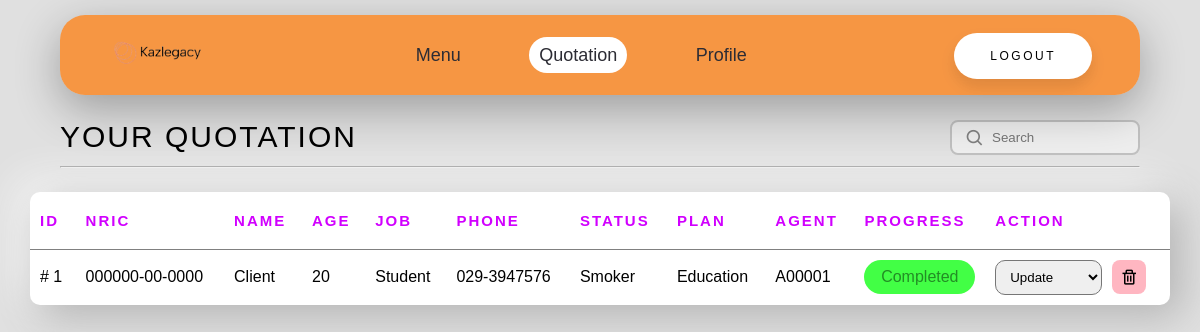
/agent_quotation.php (signed in), run on the app's committed database.
### tables this page shows
CREATE TABLE `quotation` (
  `quotation_ID` int(11) NOT NULL,
  `client_ID` int(11) NOT NULL,
  `client_IC` varchar(255) NOT NULL,
  `client_name` varchar(255) NOT NULL,
  `client_age` varchar(255) NOT NULL,
  `client_job` varchar(255) NOT NULL,
  `client_phone` varchar(255) NOT NULL,
  `client_status` varchar(255) NOT NULL,
  `selected_plan` varchar(255) NOT NULL,
  `agent_code` varchar(255) NOT NULL,
  `complete_date` varchar(255) NOT NULL,
  `progress` varchar(255) NOT NULL,
  `price` decimal(65,2) NOT NULL
);

### src/agent_quotation.php (the view, shortened to what this page needs)
<?php
include "dbConfig.php";
$agent_code = $_SESSION['agent_code'];
?>
<!DOCTYPE html>
<html>
<head>
	<link rel="stylesheet" href="style.css">
	<link href='https://unpkg.com/boxicons@2.1.4/css/boxicons.min.css' rel='stylesheet'>
</head>
<body>
	<header id="header">
		<a href="agent_menu.php" class="FWD"><img src="kazlegacy-logo.png" alt="FWD" width="100" height="30"></a>
		<nav class="navbar">
			<a href="agent_menu.php">Menu</a>
			<a class="active" href="agent_quotation.php">Quotation</a>
			<a href="agent_profile.php">Profile</a>
		</nav>
		<div class="agent_logout">
			<a href="agent_logout.php" class="logout-button">Logout</a>
		</div>
	</header>
	<div class="your-quotation">
		<div class="your-quotation-title">Your Quotation</div>
		<div class="search-bar-agent">
			<i class='bx bx-search'></i>
			<input type="text" name="search" id="searchQuotationAgent" placeholder="Search">
		</div>
	</div>
	<hr>
	<div id="agentQuotationTable">
		<?php
		$query = "select * from quotation where agent_code='$agent_code'";
		$result = mysqli_query($con, $query);
		if (mysqli_num_rows($result) == 0) {
			echo "<span class='no-quotation-agent'>No quotation !</span>";
		} else {
			echo "<table class='agent-quotation-table'>
			<thead>
				<th>ID</th>
				<th>NRIC</th>
				<th>NAME</th>
				<th>AGE</th>
				<th>JOB</th>
				<th>PHONE</th>
				<th>STATUS</th>
				<th>PLAN</th>
				<th>AGENT</th>
				<th>PROGRESS</th>
				<th>ACTION</th>
			</thead>";
			while ($row = $result->fetch_assoc()) {
				$quotation_ID = $row["quotation_ID"];
				$client_IC = $row["client_IC"];
				$client_name = $row["client_name"];
				$client_age = $row["client_age"];
				$client_job = $row["client_job"];
				$client_phone = $row["client_phone"];
				$client_status = $row["client_status"];
				$selected_plan = $row["selected_plan"];
				$agent_code = $row["agent_code"];
				$progress = $row["progress"];
				if ($progress == "Pending") {
					echo "
					<tr>
					<td># $quotation_ID</td>
					<td>$client_IC</td>
					<td>$client_name</td>
					<td>$client_age</td>
					<td>$client_job</td>
					<td>$client_phone</td>
					<td>$client_status</td>
					<td>$selected_plan</td>
					<td>$agent_code</td>
					<td><p class='pending-bg'>$progress</p></td>
					<td class='action-column'><select class='option' onChange='update_progress(this.options[this.selectedIndex].value,$quotation_ID)'><option value=''>Update</option><option value='Pending'>Pending</option><option value='Completed'>Completed</option></select>
					<a onclick='confirmation($quotation_ID)' href='agent_delete_quotation.php?quotation_ID=$quotation_ID'><i class='bx bx-trash'></i></a></td>
				</tr>";
				} else {
					echo "
					<tr>
					<td># $quotation_ID</td>
					<td>$client_IC</td>
					<td>$client_name</td>
					<td>$client_age</td>
					<td>$client_job</td>
					<td>$client_phone</td>
					<td>$client_status</td>
					<td>$selected_plan</td>
					<td>$agent_code</td>
					<td><p class='completed-bg'>$progress</p></td>
					<td class='action-column'><select class='option' onChange='update_progress(this.options[this.selectedIndex].value,$quotation_ID)'><option value=''>Update</option><option value='Pending'>Pending</option><option value='Completed'>Completed</option></select>
					<a onclick='confirmation($quotation_ID)' href='agent_delete_quotation.php?quotation_ID=$quotation_ID'><i class='bx bx-trash'></i></a></td>
					</tr>";
				}
			}
			echo "</table>";
		}
		?>
	</div>
</body>
</html>

### src/style.css (style rules this page uses)
* { margin: 0; padding: 0; box-sizing: border-box; font-family: sans-serif; text-decoration: none; }
body { background-color: #e0e0e0; }
#header { position: fixed; border-radius: 25px; top: 15px; left: 5%; width: 90%; height: 10%; padding: 2% 4%; background: rgba(255, 119, 0, 0.7); backdrop-filter: blur(10px); display: flex; justify-content: space-between; align-items: center; box-shadow: rgba(0, 0, 0, 0.3) 0px 14px 45px; z-index: 100; transition: top 0.2s; }
.navbar a { color: #2c2c34; font-size: 18px; text-decoration: none; margin: 0 2rem; transition: 0.2s; }
.active { color: black; background-color: white; padding: 8px 10px; border-radius: 48px; }
.logout-button { text-decoration: none; padding: 1.3em 3em; font-size: 12px; text-transform: uppercase; letter-spacing: 2.5px; font-weight: 500; color: #000; background-color: #fff; border: none; border-radius: 45px; box-shadow: 0px 8px 15px rgba(0, 0, 0, 0.1); transition: all 0.3s ease 0s; }
.action-column { display: flex; align-items: center; gap: 10px; }
.action-column i { background-color: lightpink; border-radius: 8px; color: black; font-size: 18px; padding: 8px; transition: all 0.2s ease; }
.completed-bg { padding: 8px 10px; text-decoration: none; pointer-events: none; border-radius: 20px; background-color: #42ff45; color: #238d25; text-align: center; }
.option { cursor: pointer; padding: 8px 10px; border-radius: 10px; transition: all ease 0.2s; }
.your-quotation { margin-top: 10%; margin-left: 5%; width: 90%; justify-content: space-between; display: inline-flex; text-transform: uppercase; letter-spacing: 2px; font-size: 30px; }
hr { width: 90%; margin-left: 5%; }
.agent-quotation-table { width: 95%; margin-left: 2.5%; margin-top: 2%; background-color: white; border-collapse: collapse; border-radius: 10px; text-align: left; box-shadow: 10px 10px 41px #afafaf, -10px -10px 41px #ffffff; }
.agent-quotation-table thead { border-bottom: 1px solid grey; color: #d100ff; }
.agent-quotation-table th { padding: 20px 10px; text-transform: uppercase; letter-spacing: 2px; font-size: 15px; }
.agent-quotation-table td { padding: 10px 10px; }
.agent-quotation-table td:nth-child(1) { padding: 10px 10px; width: 4%; }
.agent-quotation-table tr { border-bottom: 1px solid silver; border-width: 100%; }
.agent-quotation-table tr:last-child { border-bottom: none; }
.search-bar-agent { display: flex; line-height: 28px; align-items: center; position: relative; max-width: 190px; margin-bottom: 1%; }
.search-bar-agent input { width: 100%; height: 35px; line-height: 28px; padding: 0 3px; padding-left: 40px; border: 2px solid silver; border-radius: 8px; outline: none; background-color: #eeeeee; color: black; transition: 0.3s ease; }
.search-bar-agent .bx-search { position: absolute; left: 15px; color: grey; font-size: 20px; }

### data on the page
quotation: quotation_ID "1", client_IC "000000-00-0000", client_name "Client", client_age "20", client_job "Student", client_phone "029-3947576", client_status "Smoker", selected_plan "Education", agent_code "A00001", progress "Completed"
